Frame 1 (no input): blank canvas, image omitted
Frame 60 (no input): blank canvas, image omitted
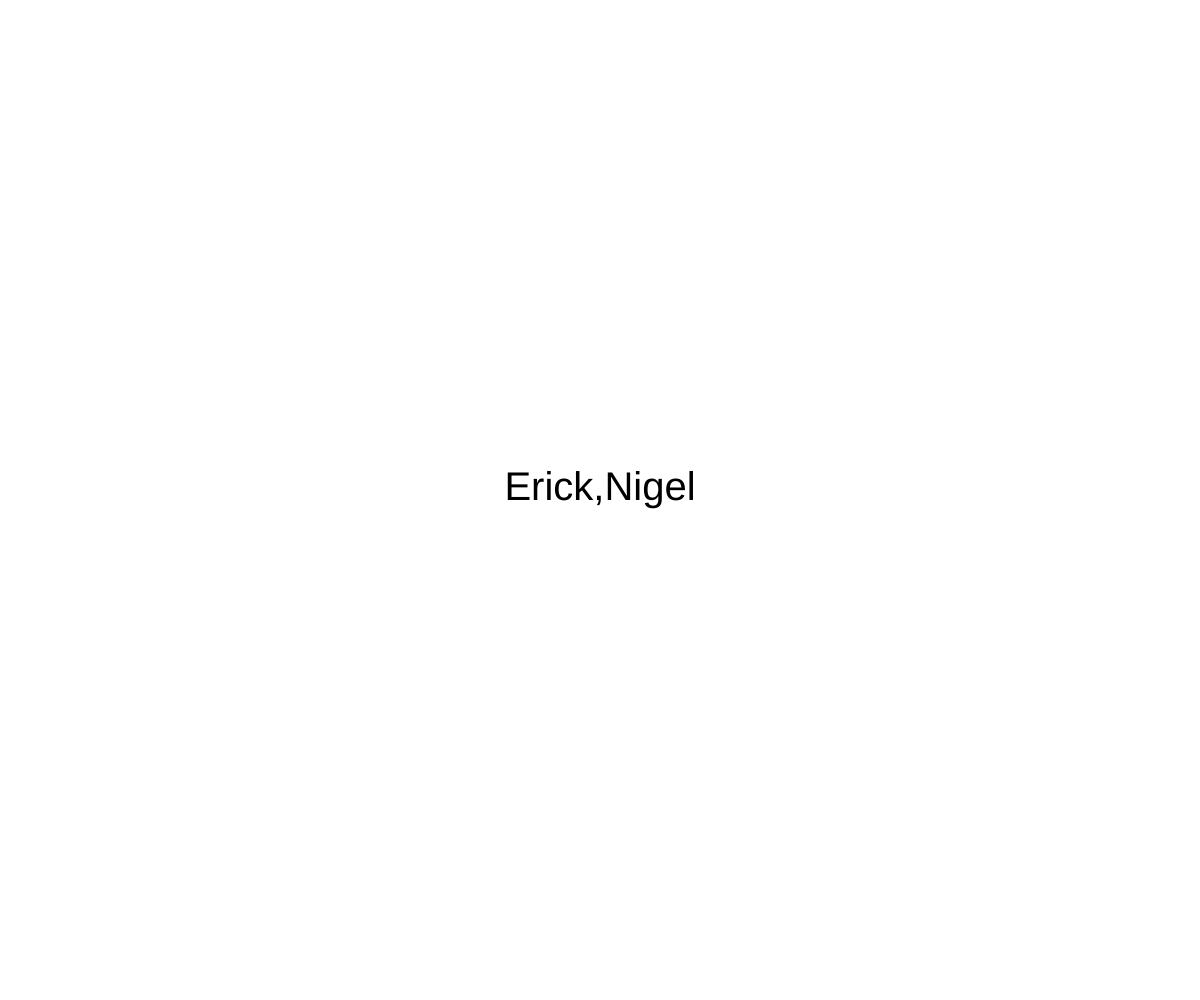
Frame 120 (the mouse pressed at the canvas centre since frame 60)

The p5.js sketch whose frames 1 and 60 were blank and that drew this single picture after the mouse press (run headless with seeded random() and noise() and a simulated clock; from frame 60 on, the mouse is pressed at the canvas centre):

// p5.js sketch
// ── sketch.js
let students = ["Michaelangelo","Juan","Sean", "Harvey","Zach", "Taylor", "Julian", "Kikey", "Jordan", "Aleksandr", "Erick", "Nigel", "Luca", "Anshula"]
let student

function setup(){
  createCanvas(windowWidth, windowHeight)
  textSize(40);
  textAlign(CENTER)
}

function draw(){
    background(255)

    text(student,width/2, height/2)

}

function mousePressed(){

    let index = floor(random(0, students.length));

    
    //student = students[index]
    
    student = students.splice(index, 2)

    console.log(students);

}
